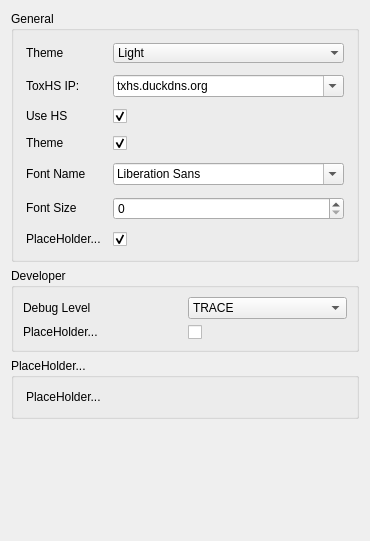
<?xml version="1.0" encoding="UTF-8"?>
<ui version="4.0">
 <class>SettingForm</class>
 <widget class="QWidget" name="SettingForm">
  <property name="geometry">
   <rect>
    <x>0</x>
    <y>0</y>
    <width>357</width>
    <height>541</height>
   </rect>
  </property>
  <property name="windowTitle">
   <string>Form</string>
  </property>
  <layout class="QVBoxLayout" name="verticalLayout">
   <item>
    <widget class="QGroupBox" name="groupBox">
     <property name="title">
      <string>General</string>
     </property>
     <property name="flat">
      <bool>true</bool>
     </property>
     <layout class="QGridLayout" name="gridLayout">
      <property name="leftMargin">
       <number>12</number>
      </property>
      <property name="topMargin">
       <number>12</number>
      </property>
      <property name="rightMargin">
       <number>12</number>
      </property>
      <property name="bottomMargin">
       <number>12</number>
      </property>
      <property name="spacing">
       <number>12</number>
      </property>
      <item row="2" column="0">
       <widget class="QLabel" name="label_10">
        <property name="text">
         <string>Use HS</string>
        </property>
        <property name="textInteractionFlags">
         <set>Qt::TextBrowserInteraction</set>
        </property>
       </widget>
      </item>
      <item row="0" column="0">
       <widget class="QLabel" name="label_8">
        <property name="text">
         <string>Theme</string>
        </property>
        <property name="textInteractionFlags">
         <set>Qt::TextBrowserInteraction</set>
        </property>
       </widget>
      </item>
      <item row="4" column="1">
       <widget class="QFontComboBox" name="fontComboBox"/>
      </item>
      <item row="5" column="1">
       <widget class="QSpinBox" name="spinBox"/>
      </item>
      <item row="2" column="1">
       <widget class="QCheckBox" name="checkBox_2">
        <property name="text">
         <string/>
        </property>
        <property name="checked">
         <bool>true</bool>
        </property>
       </widget>
      </item>
      <item row="1" column="1">
       <widget class="QComboBox" name="comboBox_3">
        <property name="editable">
         <bool>true</bool>
        </property>
        <item>
         <property name="text">
          <string>txhs.duckdns.org</string>
         </property>
        </item>
        <item>
         <property name="text">
          <string>10.0.0.31</string>
         </property>
        </item>
        <item>
         <property name="text">
          <string>127.0.0.1</string>
         </property>
        </item>
       </widget>
      </item>
      <item row="0" column="1">
       <widget class="QComboBox" name="comboBox_2">
        <property name="frame">
         <bool>false</bool>
        </property>
        <item>
         <property name="text">
          <string>Light</string>
         </property>
        </item>
        <item>
         <property name="text">
          <string>Dark</string>
         </property>
        </item>
        <item>
         <property name="text">
          <string>System</string>
         </property>
        </item>
       </widget>
      </item>
      <item row="4" column="0">
       <widget class="QLabel" name="label_49">
        <property name="text">
         <string>Font Name</string>
        </property>
        <property name="textInteractionFlags">
         <set>Qt::TextBrowserInteraction</set>
        </property>
       </widget>
      </item>
      <item row="3" column="0">
       <widget class="QLabel" name="label_11">
        <property name="text">
         <string>Theme</string>
        </property>
        <property name="textInteractionFlags">
         <set>Qt::TextBrowserInteraction</set>
        </property>
       </widget>
      </item>
      <item row="6" column="1">
       <widget class="QCheckBox" name="checkBox">
        <property name="text">
         <string/>
        </property>
        <property name="checked">
         <bool>true</bool>
        </property>
       </widget>
      </item>
      <item row="6" column="0">
       <widget class="QLabel" name="label_13">
        <property name="text">
         <string>PlaceHolder...</string>
        </property>
        <property name="textInteractionFlags">
         <set>Qt::TextBrowserInteraction</set>
        </property>
       </widget>
      </item>
      <item row="3" column="1">
       <widget class="QCheckBox" name="checkBox_3">
        <property name="text">
         <string/>
        </property>
        <property name="checked">
         <bool>true</bool>
        </property>
       </widget>
      </item>
      <item row="5" column="0">
       <widget class="QLabel" name="label_51">
        <property name="text">
         <string>Font Size</string>
        </property>
        <property name="textInteractionFlags">
         <set>Qt::TextBrowserInteraction</set>
        </property>
       </widget>
      </item>
      <item row="1" column="0">
       <widget class="QLabel" name="label_9">
        <property name="text">
         <string>ToxHS IP:</string>
        </property>
        <property name="textInteractionFlags">
         <set>Qt::TextBrowserInteraction</set>
        </property>
       </widget>
      </item>
     </layout>
    </widget>
   </item>
   <item>
    <widget class="QGroupBox" name="groupBox_8">
     <property name="title">
      <string>Developer</string>
     </property>
     <layout class="QGridLayout" name="gridLayout_6">
      <item row="1" column="0">
       <widget class="QLabel" name="label_60">
        <property name="text">
         <string>PlaceHolder...</string>
        </property>
        <property name="textInteractionFlags">
         <set>Qt::TextBrowserInteraction</set>
        </property>
       </widget>
      </item>
      <item row="1" column="1">
       <widget class="QCheckBox" name="checkBox_10">
        <property name="text">
         <string/>
        </property>
       </widget>
      </item>
      <item row="0" column="1">
       <widget class="QComboBox" name="comboBox_7">
        <item>
         <property name="text">
          <string>TRACE</string>
         </property>
        </item>
        <item>
         <property name="text">
          <string>DEBUG</string>
         </property>
        </item>
        <item>
         <property name="text">
          <string>WARNING</string>
         </property>
        </item>
        <item>
         <property name="text">
          <string>INFO</string>
         </property>
        </item>
        <item>
         <property name="text">
          <string>ERROR</string>
         </property>
        </item>
        <item>
         <property name="text">
          <string>FATAL</string>
         </property>
        </item>
       </widget>
      </item>
      <item row="0" column="0">
       <widget class="QLabel" name="label_59">
        <property name="text">
         <string>Debug Level</string>
        </property>
       </widget>
      </item>
     </layout>
    </widget>
   </item>
   <item>
    <widget class="QGroupBox" name="groupBox_2">
     <property name="title">
      <string>PlaceHolder...</string>
     </property>
     <property name="flat">
      <bool>true</bool>
     </property>
     <layout class="QVBoxLayout" name="verticalLayout_16">
      <property name="spacing">
       <number>12</number>
      </property>
      <property name="leftMargin">
       <number>12</number>
      </property>
      <property name="topMargin">
       <number>12</number>
      </property>
      <property name="rightMargin">
       <number>12</number>
      </property>
      <property name="bottomMargin">
       <number>12</number>
      </property>
      <item>
       <widget class="QLabel" name="label_12">
        <property name="text">
         <string>PlaceHolder...</string>
        </property>
        <property name="textInteractionFlags">
         <set>Qt::TextBrowserInteraction</set>
        </property>
       </widget>
      </item>
     </layout>
    </widget>
   </item>
   <item>
    <spacer name="verticalSpacer_3">
     <property name="orientation">
      <enum>Qt::Vertical</enum>
     </property>
     <property name="sizeHint" stdset="0">
      <size>
       <width>20</width>
       <height>84</height>
      </size>
     </property>
    </spacer>
   </item>
  </layout>
 </widget>
 <resources>
  <include location="rcc.qrc"/>
  <include location="../../../../rcc.qrc"/>
 </resources>
 <connections/>
</ui>
